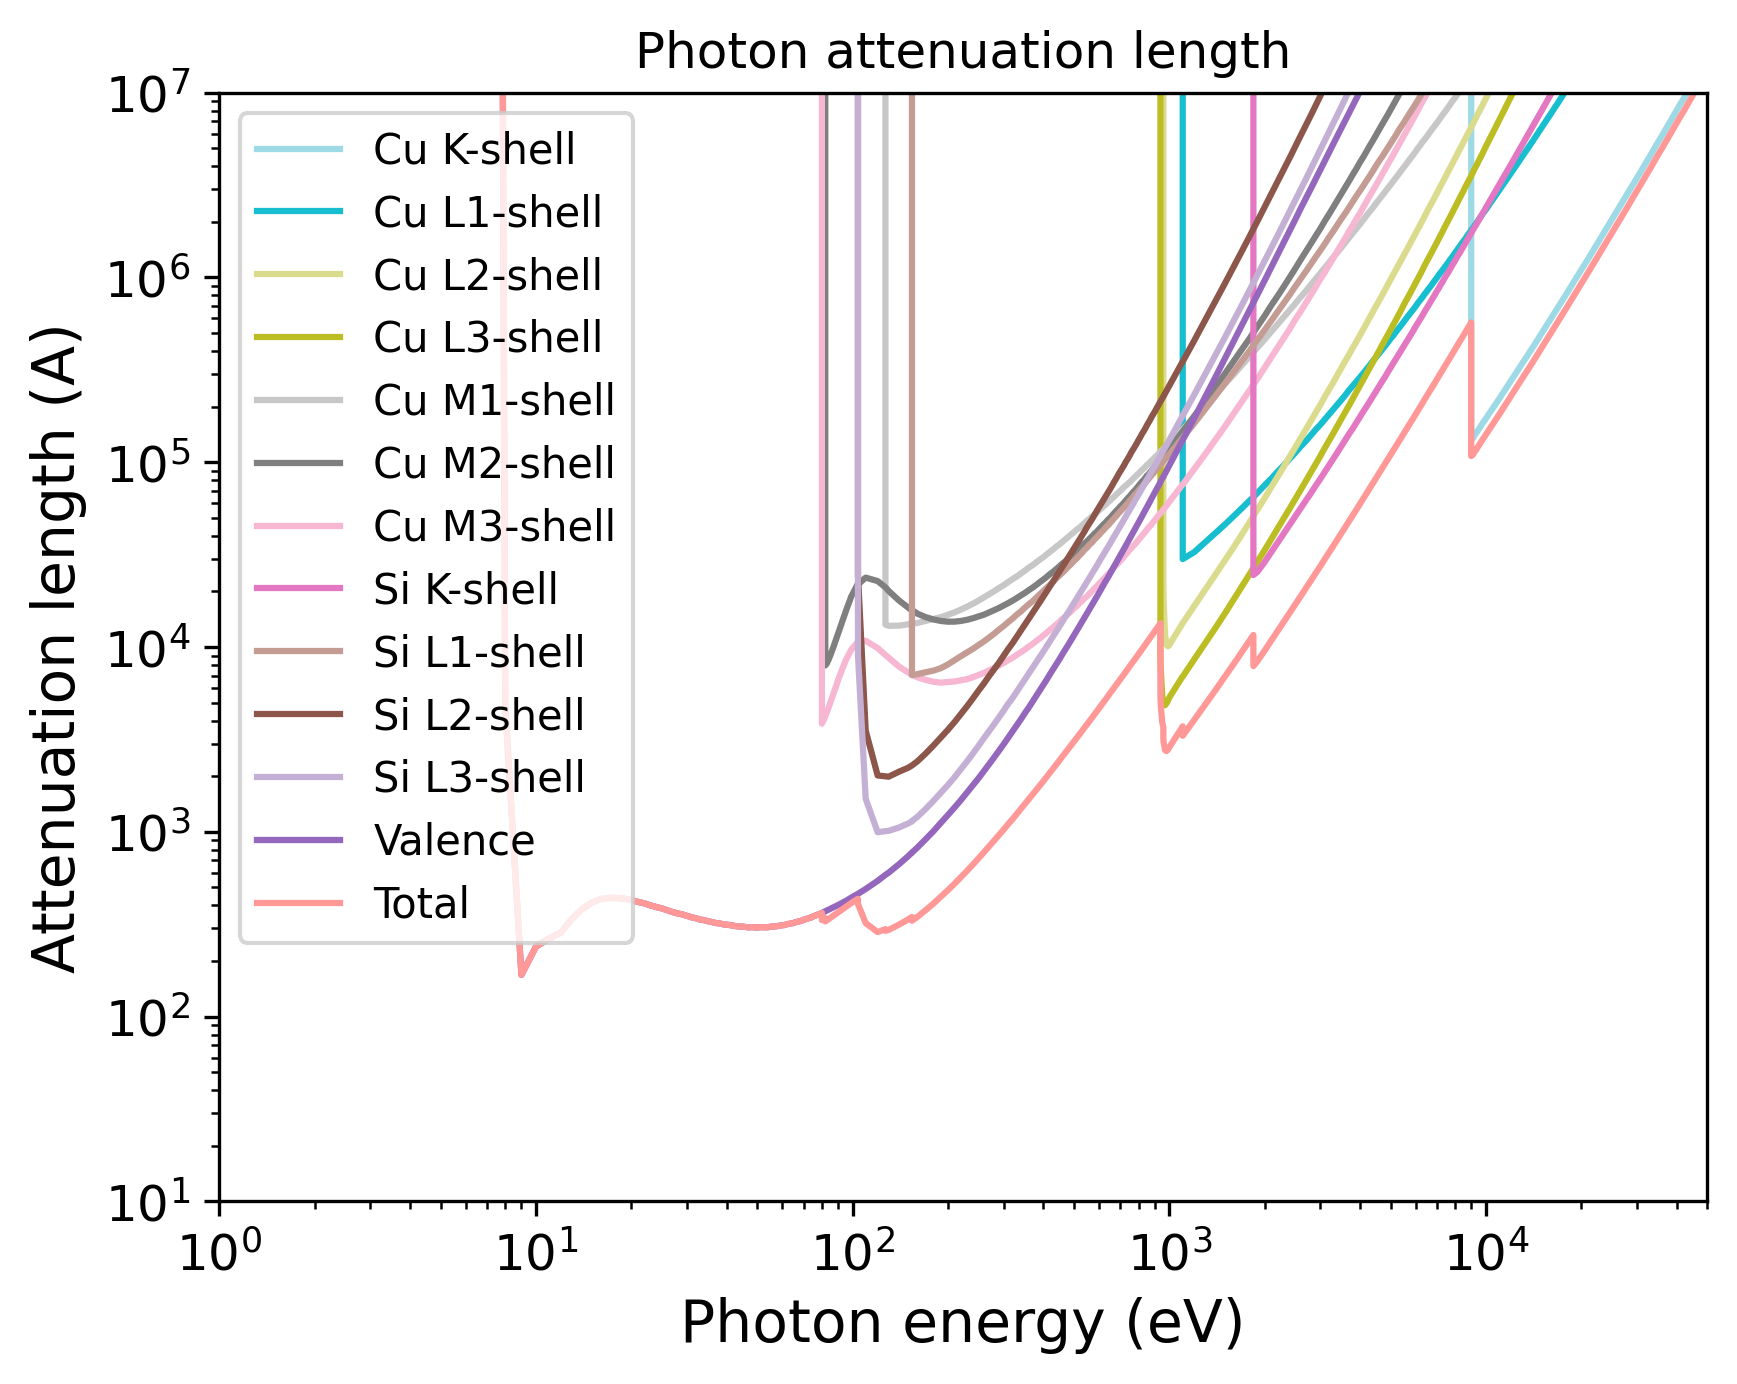

This chart was generated by the following Python code:
import pandas as pd
import numpy as np
import matplotlib.pyplot as plt
import matplotlib.cm as cm
# Set the format:
plt.xlabel("Photon energy (eV)", fontsize=14)
plt.ylabel("Attenuation length (A)", fontsize=14)
plt.xticks(fontsize=12)
plt.yticks(fontsize=12)
plt.grid(False)
# Set the axes:
# Read the output file:
df = pd.read_csv(r"OUTPUT_Cu_on_Si_Photon_IMFP.dat", sep=r'\s+', header=None, comment="#", skipinitialspace=True)
plt.xscale("log")
plt.yscale("log")
# Prepare the plot:
columns_to_plot = [ 1, 2, 3, 4, 5, 6, 7, 8, 9, 10, 11, 12, 13]
labels = [ "Cu K-shell", "Cu L1-shell", "Cu L2-shell", "Cu L3-shell", "Cu M1-shell", "Cu M2-shell", "Cu M3-shell", "Si K-shell", "Si L1-shell", "Si L2-shell", "Si L3-shell", "Valence", "Total"]
# Create N distinct colors from a colormap
N = len(columns_to_plot)
colors = plt.cm.tab20(np.linspace(1, 0, 20))
# Set line styles:
linestyles = [ "-", "-", "-", "-", "-", "-", "-", "-", "-", "-", "-", "-", "-"]
for i, col in enumerate(columns_to_plot):
    color = colors[i % len(colors)]
    ls    = linestyles[i % len(linestyles)]
    label = labels[i % len(labels)]
    plt.plot(df.iloc[:, 0], df.iloc[:, col],
    color=color,
    label=label,
    linestyle=ls)
plt.xlim(1.00000000,50000.00000000)
plt.ylim(10.00000000,10000000.00000000)
plt.title("Photon attenuation length")
plt.legend(loc="best", fontsize=10)
# Save the plot in this format:
plt.savefig("OUTPUT_MFP_photon.png", dpi=300, bbox_inches="tight")
